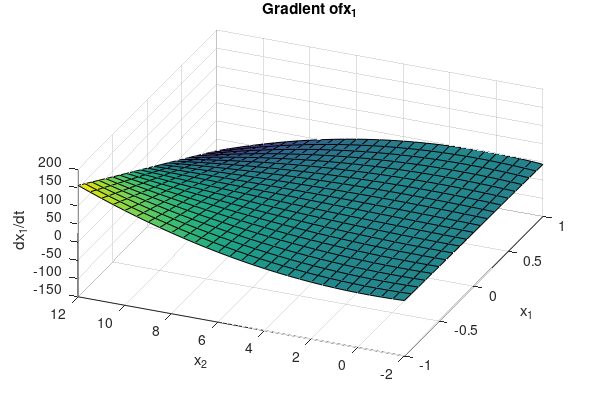
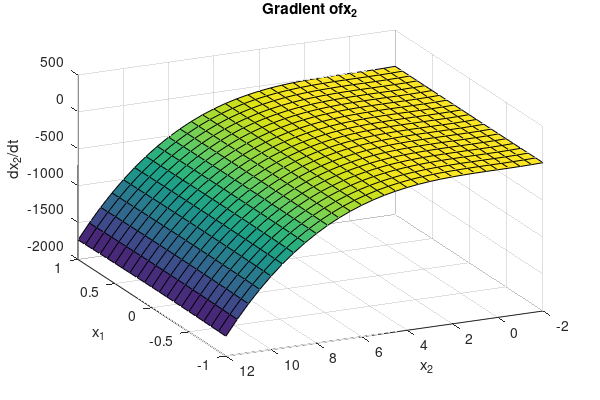

Write MATLAB code to recreate these figures, in order.
% coordinate arguments
argsx = -1:0.1:1;
argsy = -2:0.5:12;

% available functions
functs = {
    "x_1", -67, 50, @(x, y) y + x * (0.5 - x^2 - y^2);    
    "x_2", -115, 30, @(x, y) -x + y * (0.5 - x^2 - y^2)
};

% plot each function
for funct = 1:size(functs, 1)
    [functname, cama, camb, functh] = functs{funct, :};
    
    % evaluate values
    vals = zeros(length(argsx), length(argsy));
    for i = 1:size(argsx, 2)
        for j = 1:size(argsy, 2)
            vals(i, j) = functh(argsx(i), argsy(j));
        end
    end
    
    % plot
    figure;
    surf(argsx, argsy, vals');
    title(strcat("Gradient of ", functname));
    xlabel('x_1');
    ylabel('x_2');
    zlabel(strcat("d", functname, "/dt"));
    xlim([argsx(1), argsx(end)]);
    ylim([argsy(1), argsy(end)]);
    view(cama, camb);
    grid on;
    set(gcf, 'PaperPosition', [0 0 6 4]);
    set(gcf, 'PaperSize', [6 4]);
    print(strcat('report/', functname, 'gradient'), '-dpdf');
end
